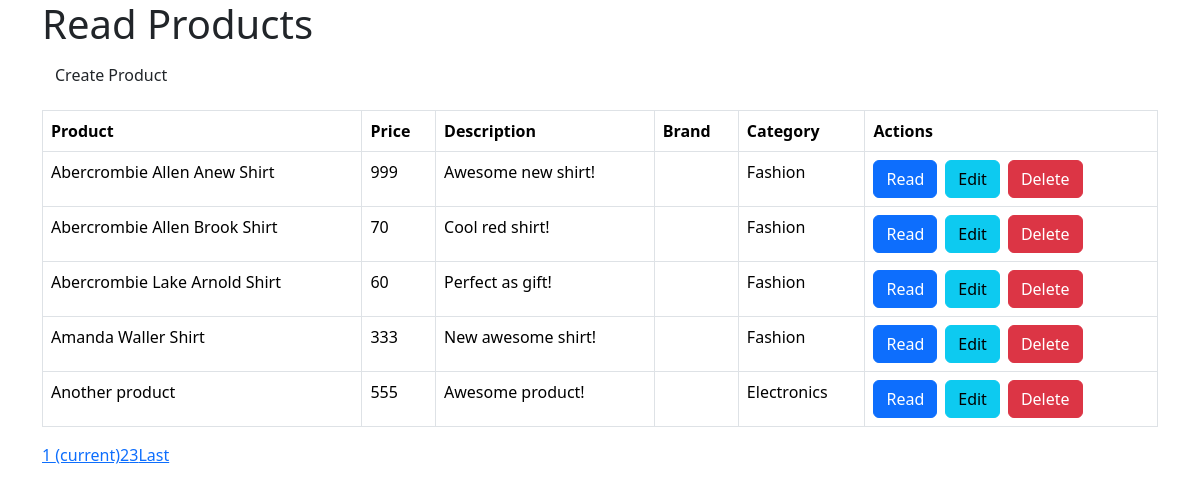
The page / on the database its author committed.
### tables this page shows
CREATE TABLE `products` (
  `id` int(11) NOT NULL,
  `name` varchar(32) NOT NULL,
  `description` text NOT NULL,
  `price` int(11) NOT NULL,
  `category_id` int(11) NOT NULL,
  `created` datetime NOT NULL,
  `modified` timestamp NOT NULL DEFAULT CURRENT_TIMESTAMP
);

CREATE TABLE `categories` (
  `id` int(11) NOT NULL,
  `name` varchar(256) NOT NULL,
  `created` datetime NOT NULL,
  `modified` timestamp NOT NULL DEFAULT CURRENT_TIMESTAMP
);

### objects/product.php (called while the page is built, shortened)
<?php
class Product {
    private $conn;
    private $table_name = "products";
    public function __construct($db) {
        $this->conn = $db;
    }
    function readAll($from_record_num, $records_per_page) {
        $query = "SELECT
                    id, name, description, price, category_id
                FROM
                    " . $this->table_name . "
                ORDER BY
                    name ASC
                LIMIT
                    {$from_record_num}, {$records_per_page}";
        $stmt = $this->conn->prepare($query);
        $stmt->execute();
        return $stmt;
    }
    public function countAll() {
        $query = "SELECT id FROM " . $this->table_name . "";
        $stmt = $this->conn->prepare($query);
        $stmt->execute();
        $num = $stmt->rowCount();
        return $num;
    }
}
?>

### objects/category.php (called while the page is built, shortened)
<?php
class Category{
    private $conn;
    private $table_name = "categories";
    public $id;
    public function __construct($db){
        $this->conn = $db;
    }
    function readName(){
        $query = "SELECT name FROM " . $this->table_name . " WHERE id = ? limit 0,1";
        $stmt = $this->conn->prepare( $query );
        $stmt->bindParam(1, $this->id);
        $stmt->execute();
        $row = $stmt->fetch(PDO::FETCH_ASSOC);
        $this->name = $row['name'];
    }
}
?>

### index.php (the view, shortened to what this page needs)
<?php
$page = isset($_GET['page']) ? $_GET['page'] : 1;
$records_per_page = 5;
$from_record_num = ($records_per_page * $page) - $records_per_page;
include_once 'objects/product.php';
include_once 'objects/category.php';
$database = new Database();
$db = $database->getConnection();
$product = new Product($db);
$category = new Category($db);
$stmt = $product->readAll($from_record_num, $records_per_page);
$num = $stmt->rowCount();
include_once "header.php";
echo "<div class='right-button-margin'>";
    echo "<a href='create-product.php' class='btn btn-default pull-right'>Create Product</a>";
echo "</div>";
if($num > 0){
    echo "<table class='table table-hover table-responsive table-bordered'>";
        echo "<tr>";
            echo "<th>Product</th>";
            echo "<th>Price</th>";
            echo "<th>Description</th>";
            echo "<th>Brand</th>";
            echo "<th>Category</th>";
            echo "<th>Actions</th>";
        echo "</tr>";
        while ($row = $stmt->fetch(PDO::FETCH_ASSOC)){
            extract($row);
            $brand = isset($brand) ? $brand : '';
            echo "<tr>";
                echo "<td>{$name}</td>";
                echo "<td>{$price}</td>";
                echo "<td>{$description}</td>";
                echo "<td>{$brand}</td>";
                echo "<td>";
                    $category->id = $category_id;
                    $category->readName();
                    echo $category->name;
                echo "</td>";
                echo "<td>";
                    echo "<a href='read-one.php?id={$id}' class='btn btn-primary left-margin'>";
                    echo "<span class='glyphicon glyphicon-list'></span> Read";
                    echo "</a>";
                    echo "<a href='update-product.php?id={$id}' class='btn btn-info left-margin'>";
                    echo "<span class='glyphicon glyphicon-edit'></span> Edit";
                    echo "</a>";
                    echo "<a delete-id='{$id}' class='btn btn-danger delete-object'>";
                    echo "<span class='glyphicon glyphicon-remove'></span> Delete";
                    echo "</a>";
                echo "</td>";
            echo "</tr>";
        }
    echo "</table>";
    $page_url = "index.php?";
    $total_rows = $product->countAll();
    include_once 'paging.php';
}
else{
    echo "<div class='alert alert-info'>No products found.</div>";
}
include_once "footer.php";
?>

### header.php (shortened to what this page needs)
<!DOCTYPE html>
<html lang="en">
<head>
    <link href="https://cdn.jsdelivr.net/npm/bootstrap@5.3.3/dist/css/bootstrap.min.css" rel="stylesheet">
    <link rel="stylesheet" href="custom.css" />
</head>
<body>
    <div class="container">
        <?php
        echo "<div class='page-header'>
                <h1>{$page_title}</h1>
            </div>";
        ?>

### paging.php (shortened to what this page needs)
<?php
echo "<ul class='pagination'>";
$total_pages = ceil($total_rows / $records_per_page);
$range = 2;
$initial_num = $page - $range;
$condition_limit_num = ($page + $range)  + 1;
for ($x=$initial_num; $x<$condition_limit_num; $x++) {
    if (($x > 0) && ($x <= $total_pages)) {
        if ($x == $page) {
            echo "<li class='active'><a href=\"#\">$x <span class=\"sr-only\">(current)</span></a></li>";
        }
        else {
            echo "<li><a href='{$page_url}page=$x'>$x</a></li>";
        }
    }
}
if($page<$total_pages){
    echo "<li><a href='" .$page_url. "page={$total_pages}' title='Last page is {$total_pages}.'>";
        echo "Last";
    echo "</a></li>";
}
echo "</ul>";
?>

### footer.php (shortened to what this page needs)
</div>
</body>
</html>

### libs/css/custom.css (style rules this page uses)
.left-margin { margin:0 .5em 0 0; }
.right-button-margin { margin: 0 0 1em 0; overflow: hidden; }

### rows shown on the page
products: name "Abercrombie Allen Anew Shirt", price "999", description "Awesome new shirt!", category.name "Fashion"
products: name "Abercrombie Allen Brook Shirt", price "70", description "Cool red shirt!", category.name "Fashion"
products: name "Abercrombie Lake Arnold Shirt", price "60", description "Perfect as gift!", category.name "Fashion"
products: name "Amanda Waller Shirt", price "333", description "New awesome shirt!", category.name "Fashion"
products: name "Another product", price "555", description "Awesome product!", category.name "Electronics"
